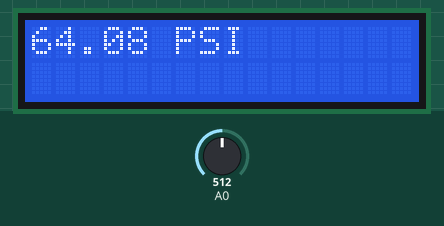
This sketch was run on a simulated Arduino Uno, built with avr-gcc and run on an emulated ATmega328P. On the bench: 16×2 character LCD. Inputs (shaded band) come from the test bench; at power-on: A0 = 512.

Above: at 1.2 s.
1.3 s: A0 set to 716
At 2.3 s:
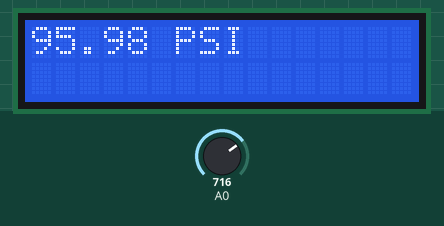
2.9 s: A0 set to 734
At 3.3 s:
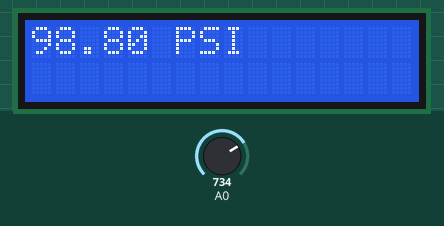
4.4 s: A0 set to 754
At 5.1 s:
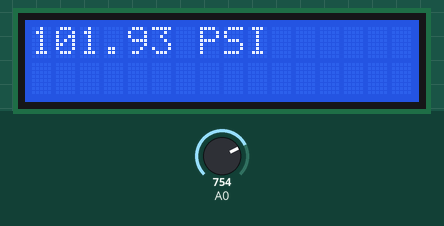
Timing chart, 0 to 7.4 s (numbered marks = the images above; inputs shaded):
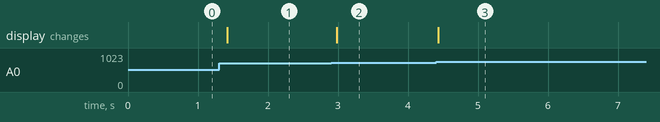

The sketch:

OilPressure.ino
```cpp
#include <LiquidCrystal_I2C.h> // Driver Library for the LCD Module
LiquidCrystal_I2C lcd(0x27, 16, 2);
void setup() {
  lcd.init(); // Initialize the LCD
  lcd.backlight(); // Turn on the LCD backlight
}
void loop() {
  int inputValue = analogRead(A0);
  float inputVoltage = 32 * (inputValue * (5.0 / 1023)) - 16;
  lcd.clear(); // Clear the screen
  lcd.print(inputVoltage);
  lcd.print(" PSI");
  delay(100);

}
```

Measured:
- after the input at 1.3 s, the display: changes after 0.12 s (image 1)
- after the input at 2.9 s, the display: changes after 0.08 s (image 2)
- after the input at 4.4 s, the display: changes at once (image 3)
